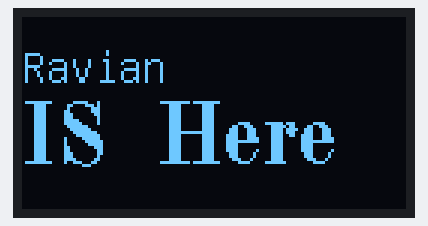
Bench run of a sketch on a simulated Arduino Uno, built with avr-gcc and run on an emulated ATmega328P. Shown: 128×64 one-colour display.

Above: at 0.3 s.

The sketch:

sketch_may27a.ino
```cpp
/*
    Name:       OLED.ino
    Created:  5/26/2018 1:51:48 PM
    Author:     RAVIANXREAVER\RavianXReaver
*/

#include "U8glib.h"

//setup u8g object, please remove comment from one of the following constructor calls
//IMPORTANT NOTE: The following list is incomplete. The complete list of supported
//devices with all constructor calls is here: https://code.google.com/p/u8glib/
//U8GLIB_NHD27OLED_BW u8g(13, 11, 10, 9);  // SPI Com: SCK = 13, MOSI = 11, CS = 10, A0 = 9
//U8GLIB_NHD27OLED_2X_BW u8g(13, 11, 10, 9);  // SPI Com: SCK = 13, MOSI = 11, CS = 10, A0 = 9
//U8GLIB_NHD27OLED_GR u8g(13, 11, 10, 9); // SPI Com: SCK = 13, MOSI = 11, CS = 10, A0 = 9
//U8GLIB_NHD27OLED_2X_GR u8g(13, 11, 10, 9);  // SPI Com: SCK = 13, MOSI = 11, CS = 10, A0 = 9
//U8GLIB_NHD31OLED_BW u8g(13, 11, 10, 9); // SPI Com: SCK = 13, MOSI = 11, CS = 10, A0 = 9
//U8GLIB_NHD31OLED_2X_BW u8g(13, 11, 10, 9);  // SPI Com: SCK = 13, MOSI = 11, CS = 10, A0 = 9
//U8GLIB_NHD31OLED_GR u8g(13, 11, 10, 9); // SPI Com: SCK = 13, MOSI = 11, CS = 10, A0 = 9
//U8GLIB_NHD31OLED_2X_GR u8g(13, 11, 10, 9);  // SPI Com: SCK = 13, MOSI = 11, CS = 10, A0 = 9
//U8GLIB_DOGS102 u8g(13, 11, 10, 9, 8);   // SPI Com: SCK = 13, MOSI = 11, CS = 10, A0 = 9
//U8GLIB_DOGM132 u8g(13, 11, 10, 9);    // SPI Com: SCK = 13, MOSI = 11, CS = 10, A0 = 9
//U8GLIB_DOGM128 u8g(13, 11, 10, 9);    // SPI Com: SCK = 13, MOSI = 11, CS = 10, A0 = 9
//U8GLIB_DOGM128_2X u8g(13, 11, 10, 9);   // SPI Com: SCK = 13, MOSI = 11, CS = 10, A0 = 9
//U8GLIB_ST7920_128X64_1X u8g(8, 9, 10, 11, 4, 5, 6, 7, 18, 17, 16);   // 8Bit Com: D0..D7: 8,9,10,11,4,5,6,7 en=18, di=17,rw=16
//U8GLIB_ST7920_128X64_4X u8g(8, 9, 10, 11, 4, 5, 6, 7, 18, 17, 16);   // 8Bit Com: D0..D7: 8,9,10,11,4,5,6,7 en=18, di=17,rw=16
//U8GLIB_ST7920_128X64_1X u8g(18, 16, 17);  // SPI Com: SCK = en = 18, MOSI = rw = 16, CS = di = 17
//U8GLIB_ST7920_128X64_4X u8g(18, 16, 17);  // SPI Com: SCK = en = 18, MOSI = rw = 16, CS = di = 17
//U8GLIB_ST7920_192X32_1X u8g(8, 9, 10, 11, 4, 5, 6, 7, 18, 17, 16);   // 8Bit Com: D0..D7: 8,9,10,11,4,5,6,7 en=18, di=17,rw=16
//U8GLIB_ST7920_192X32_4X u8g(8, 9, 10, 11, 4, 5, 6, 7, 18, 17, 16);   // 8Bit Com: D0..D7: 8,9,10,11,4,5,6,7 en=18, di=17,rw=16
//U8GLIB_ST7920_192X32_1X u8g(18, 16, 17);  // SPI Com: SCK = en = 18, MOSI = rw = 16, CS = di = 17
//U8GLIB_ST7920_192X32_4X u8g(18, 16, 17);  // SPI Com: SCK = en = 18, MOSI = rw = 16, CS = di = 17
//U8GLIB_ST7920_192X32_1X u8g(13, 11, 10);  // SPI Com: SCK = en = 13, MOSI = rw = 11, CS = di = 10
//U8GLIB_ST7920_192X32_4X u8g(10);    // SPI Com: SCK = en = 13, MOSI = rw = 11, CS = di = 10, HW SPI
//U8GLIB_ST7920_202X32_1X u8g(8, 9, 10, 11, 4, 5, 6, 7, 18, 17, 16);   // 8Bit Com: D0..D7: 8,9,10,11,4,5,6,7 en=18, di=17,rw=16
//U8GLIB_ST7920_202X32_4X u8g(8, 9, 10, 11, 4, 5, 6, 7, 18, 17, 16);   // 8Bit Com: D0..D7: 8,9,10,11,4,5,6,7 en=18, di=17,rw=16
//U8GLIB_ST7920_202X32_1X u8g(18, 16, 17);  // SPI Com: SCK = en = 18, MOSI = rw = 16, CS = di = 17
//U8GLIB_ST7920_202X32_4X u8g(18, 16, 17);  // SPI Com: SCK = en = 18, MOSI = rw = 16, CS = di = 17
//U8GLIB_LM6059 u8g(13, 11, 10, 9);   // SPI Com: SCK = 13, MOSI = 11, CS = 10, A0 = 9
//U8GLIB_LM6063 u8g(13, 11, 10, 9);   // SPI Com: SCK = 13, MOSI = 11, CS = 10, A0 = 9
//U8GLIB_DOGXL160_BW u8g(10, 9);    // SPI Com: SCK = 13, MOSI = 11, CS = 10, A0 = 9
//U8GLIB_DOGXL160_GR u8g(13, 11, 10, 9);  // SPI Com: SCK = 13, MOSI = 11, CS = 10, A0 = 9
//U8GLIB_DOGXL160_2X_BW u8g(13, 11, 10, 9); // SPI Com: SCK = 13, MOSI = 11, CS = 10, A0 = 9
//U8GLIB_DOGXL160_2X_GR u8g(13, 11, 10, 9); // SPI Com: SCK = 13, MOSI = 11, CS = 10, A0 = 9
//U8GLIB_PCD8544 u8g(13, 11, 10, 9, 8);   // SPI Com: SCK = 13, MOSI = 11, CS = 10, A0 = 9, Reset = 8
//U8GLIB_PCF8812 u8g(13, 11, 10, 9, 8);   // SPI Com: SCK = 13, MOSI = 11, CS = 10, A0 = 9, Reset = 8
//U8GLIB_KS0108_128 u8g(8, 9, 10, 11, 4, 5, 6, 7, 18, 14, 15, 17, 16);    // 8Bit Com: D0..D7: 8,9,10,11,4,5,6,7 en=18, cs1=14, cs2=15,di=17,rw=16
//U8GLIB_LC7981_160X80 u8g(8, 9, 10, 11, 4, 5, 6, 7,  18, 14, 15, 17, 16);  // 8Bit Com: D0..D7: 8,9,10,11,4,5,6,7 en=18, cs=14 ,di=15,rw=17, reset = 16
//U8GLIB_LC7981_240X64 u8g(8, 9, 10, 11, 4, 5, 6, 7,  18, 14, 15, 17, 16);  // 8Bit Com: D0..D7: 8,9,10,11,4,5,6,7 en=18, cs=14 ,di=15,rw=17, reset = 16
//U8GLIB_LC7981_240X128 u8g(8, 9, 10, 11, 4, 5, 6, 7,  18, 14, 15, 17, 16);   // 8Bit Com: D0..D7: 8,9,10,11,4,5,6,7 en=18, cs=14 ,di=15,rw=17, reset = 16
//U8GLIB_ILI9325D_320x240 u8g(18,17,19,U8G_PIN_NONE,16 );       // 8Bit Com: D0..D7: 0,1,2,3,4,5,6,7 en=wr=18, cs=17, rs=19, rd=U8G_PIN_NONE, reset = 16
//U8GLIB_SBN1661_122X32 u8g(8,9,10,11,4,5,6,7,14,15, 17, U8G_PIN_NONE, 16);   // 8Bit Com: D0..D7: 8,9,10,11,4,5,6,7 cs1=14, cs2=15,di=17,rw=16,reset = 16
//U8GLIB_SSD1306_128X64 u8g(13, 11, 10, 9); // SW SPI Com: SCK = 13, MOSI = 11, CS = 10, A0 = 9
//U8GLIB_SSD1306_128X64 u8g(4, 5, 6, 7);  // SW SPI Com: SCK = 4, MOSI = 5, CS = 6, A0 = 7 (new white HalTec OLED)
//U8GLIB_SSD1306_128X64 u8g(10, 9);   // HW SPI Com: CS = 10, A0 = 9 (Hardware Pins are  SCK = 13 and MOSI = 11)
//U8GLIB_SSD1306_128X64 u8g(U8G_I2C_OPT_NONE|U8G_I2C_OPT_DEV_0);  // I2C / TWI
//U8GLIB_SSD1306_128X64 u8g(U8G_I2C_OPT_DEV_0|U8G_I2C_OPT_NO_ACK|U8G_I2C_OPT_FAST); // Fast I2C / TWI
//U8GLIB_SSD1306_128X64 u8g(U8G_I2C_OPT_NO_ACK);  // Display which does not send AC
//U8GLIB_SSD1306_ADAFRUIT_128X64 u8g(13, 11, 10, 9);  // SW SPI Com: SCK = 13, MOSI = 11, CS = 10, A0 = 9
//U8GLIB_SSD1306_ADAFRUIT_128X64 u8g(10, 9);    // HW SPI Com: CS = 10, A0 = 9 (Hardware Pins are  SCK = 13 and MOSI = 11)
//U8GLIB_SSD1306_128X32 u8g(13, 11, 10, 9); // SW SPI Com: SCK = 13, MOSI = 11, CS = 10, A0 = 9
//U8GLIB_SSD1306_128X32 u8g(10, 9);             // HW SPI Com: CS = 10, A0 = 9 (Hardware Pins are  SCK = 13 and MOSI = 11)
//U8GLIB_SSD1306_128X32 u8g(U8G_I2C_OPT_NONE);  // I2C / TWI
U8GLIB_SH1106_128X64 u8g(13, 11, 10, 9);
// SW SPI Com: SCK = 13, MOSI = 11, CS = 10, A0 = 9
//U8GLIB_SH1106_128X64 u8g(4, 5, 6, 7); // SW SPI Com: SCK = 4, MOSI = 5, CS = 6, A0 = 7 (new blue HalTec OLED)
//U8GLIB_SH1106_128X64 u8g(U8G_I2C_OPT_NONE); // I2C / TWI
//U8GLIB_SH1106_128X64 u8g(U8G_I2C_OPT_DEV_0|U8G_I2C_OPT_FAST); // Dev 0, Fast I2C / TWI
//U8GLIB_SH1106_128X64 u8g(U8G_I2C_OPT_NO_ACK); // Display which does not send ACK
//U8GLIB_SSD1309_128X64 u8g(13, 11, 10, 9); // SPI Com: SCK = 13, MOSI = 11, CS = 10, A0 = 9
//U8GLIB_SSD1327_96X96_GR u8g(U8G_I2C_OPT_NONE);  // I2C
//U8GLIB_SSD1327_96X96_2X_GR u8g(U8G_I2C_OPT_NONE); // I2C
//U8GLIB_UC1611_DOGM240 u8g(U8G_I2C_OPT_NONE);  // I2C
//U8GLIB_UC1611_DOGM240 u8g(13, 11, 10, 9); // SW SPI Com: SCK = 13, MOSI = 11, CS = 10, A0 = 9
//U8GLIB_UC1611_DOGM240 u8g(10, 9);   // HW SPI Com: CS = 10, A0 = 9 (Hardware Pins are  SCK = 13 and MOSI = 11)
//U8GLIB_UC1611_DOGXL240 u8g(U8G_I2C_OPT_NONE); // I2C
//U8GLIB_UC1611_DOGXL240 u8g(13, 11, 10, 9);  // SW SPI Com: SCK = 13, MOSI = 11, CS = 10, A0 = 9
//U8GLIB_UC1611_DOGXL240 u8g(10, 9);    // HW SPI Com: CS = 10, A0 = 9 (Hardware Pins are  SCK = 13 and MOSI = 11)
//U8GLIB_NHD_C12864 u8g(13, 11, 10, 9, 8);  // SPI Com: SCK = 13, MOSI = 11, CS = 10, A0 = 9, RST = 8
//U8GLIB_NHD_C12832 u8g(13, 11, 10, 9, 8);  // SPI Com: SCK = 13, MOSI = 11, CS = 10, A0 = 9, RST = 8
//U8GLIB_LD7032_60x32 u8g(13, 11, 10, 9, 8);  // SPI Com: SCK = 13, MOSI = 11, CS = 10, A0 = 9, RST = 8
//U8GLIB_LD7032_60x32 u8g(11, 12, 9, 10, 8);  // SPI Com: SCK = 11, MOSI = 12, CS = 9, A0 = 10, RST = 8  (SW SPI Nano Board)
//U8GLIB_UC1608_240X64 u8g(13, 11, 10, 9, 8); // SW SPI Com: SCK = 13, MOSI = 11, CS = 10, A0 = 9, RST = 8
//U8GLIB_UC1608_240X64_2X u8g(13, 11, 10, 9, 8);  // SW SPI Com: SCK = 13, MOSI = 11, CS = 10, A0 = 9, RST = 8
//U8GLIB_UC1608_240X64 u8g(10, 9, 8); // HW SPI Com: SCK = 13, MOSI = 11, CS = 10, A0 = 9, RST = 8
//U8GLIB_UC1608_240X64_2X u8g(10, 9, 8);  // HW SPI Com: SCK = 13, MOSI = 11, CS = 10, A0 = 9, RST = 8
//U8GLIB_UC1608_240X u8g(13, 11, 10, 9, 8); // SW SPI Com: SCK = 13, MOSI = 11, CS = 10, A0 = 9, RST = 8
//U8GLIB_UC1608_240X64_2X u8g(13, 11, 10, 9, 8);  // SW SPI Com: SCK = 13, MOSI = 11, CS = 10, A0 = 9, RST = 8
//U8GLIB_UC1608_240X64 u8g(10, 9, 8); // HW SPI Com: SCK = 13, MOSI = 11, CS = 10, A0 = 9, RST = 8
//U8GLIB_UC1608_240X64_2X u8g(10, 9, 8);  // HW SPI Com: SCK = 13, MOSI = 11, CS = 10, A0 = 9, RST = 8
//U8GLIB_T6963_240X128 u8g(8, 9, 10, 11, 4, 5, 6, 7, 14, 15, 17, 18, 16); // 8Bit Com: D0..D7: 8,9,10,11,4,5,6,7, cs=14, a0=15, wr=17, rd=18, reset=16
//U8GLIB_T6963_128X128 u8g(8, 9, 10, 11, 4, 5, 6, 7, 14, 15, 17, 18, 16); // 8Bit Com: D0..D7: 8,9,10,11,4,5,6,7, cs=14, a0=15, wr=17, rd=18, reset=16
//U8GLIB_T6963_240X64 u8g(8, 9, 10, 11, 4, 5, 6, 7, 14, 15, 17, 18, 16); // 8Bit Com: D0..D7: 8,9,10,11,4,5,6,7, cs=14, a0=15, wr=17, rd=18, reset=16
//U8GLIB_T6963_128X64 u8g(8, 9, 10, 11, 4, 5, 6, 7, 14, 15, 17, 18, 16); // 8Bit Com: D0..D7: 8,9,10,11,4,5,6,7, cs=14, a0=15, wr=17, rd=18, reset=16
//U8GLIB_HT1632_24X16 u8g(3, 2, 4);   // WR = 3, DATA = 2, CS = 4
//U8GLIB_SSD1351_128X128_332 u8g(13, 11, 8, 9, 7); // Arduino UNO: SW SPI Com: SCK = 13, MOSI = 11, CS = 8, A0 = 9, RESET = 7 (http://electronics.ilsoft.co.uk/ArduinoShield.aspx)
//U8GLIB_SSD1351_128X128_332 u8g(76, 75, 8, 9, 7); // Arduino DUE: SW SPI Com: SCK = 13, MOSI = 11, CS = 8, A0 = 9, RESET = 7 (http://electronics.ilsoft.co.uk/ArduinoShield.aspx)
//U8GLIB_SSD1351_128X128_332 u8g(8, 9, 7); // Arduino: HW SPI Com: SCK = 13, MOSI = 11, CS = 8, A0 = 9, RESET = 7 (http://electronics.ilsoft.co.uk/ArduinoShield.aspx)
//U8GLIB_SSD1351_128X128_HICOLOR u8g(76, 75, 8, 9, 7); // Arduino DUE, SW SPI Com: SCK = 76, MOSI = 75, CS = 8, A0 = 9, RESET = 7 (http://electronics.ilsoft.co.uk/ArduinoShield.aspx)
//U8GLIB_SSD1351_128X128_HICOLOR u8g(8, 9, 7); // Arduino, HW SPI Com: SCK = 76, MOSI = 75, CS = 8, A0 = 9, RESET = 7 (http://electronics.ilsoft.co.uk/ArduinoShield.aspx)
//U8GLIB_SSD1351_128X128GH_332 u8g(8, 9, 7); // Arduino, HW SPI Com: SCK = 76, MOSI = 75, CS = 8, A0 = 9, RESET = 7 (Freetronics OLED)
//U8GLIB_SSD1351_128X128GH_HICOLOR u8g(8, 9, 7); // Arduino, HW SPI Com: SCK = 76, MOSI = 75, CS = 8, A0 = 9, RESET = 7 (Freetronics OLED)

void draw(void)
{
  // graphic commands to redraw the complete screen should be placed here
  u8g.setFont(u8g_font_unifont);
  u8g.drawStr(0, 22, "Ravian ");
  u8g.setFont(u8g_font_osb21);
  u8g.drawStr(0, 49, "IS  Here");
}
void setup(void) {
  // flip screen, if required
  u8g.setRot180();
  // set SPI backup if required
  //u8g.setHardwareBackup(u8g_backup_avr_spi);
  // assign default color value
  if (u8g.getMode() == U8G_MODE_R3G3B2)
  {
    u8g.setColorIndex(255);     // white
  }
  else if (u8g.getMode() == U8G_MODE_GRAY2BIT)
  {
    u8g.setColorIndex(3);         // max intensity
  }
  else if (u8g.getMode() == U8G_MODE_BW)
  {
    u8g.setColorIndex(1);         // pixel on
  }
  else if (u8g.getMode() == U8G_MODE_HICOLOR)
  {
    u8g.setHiColorByRGB(255, 255, 255);
  }
}
void loop(void) {
  // picture loop
  u8g.firstPage();
  do {
    draw();
  } while (u8g.nextPage());
  // rebuild the picture after some delay
  delay(500);
}
```
